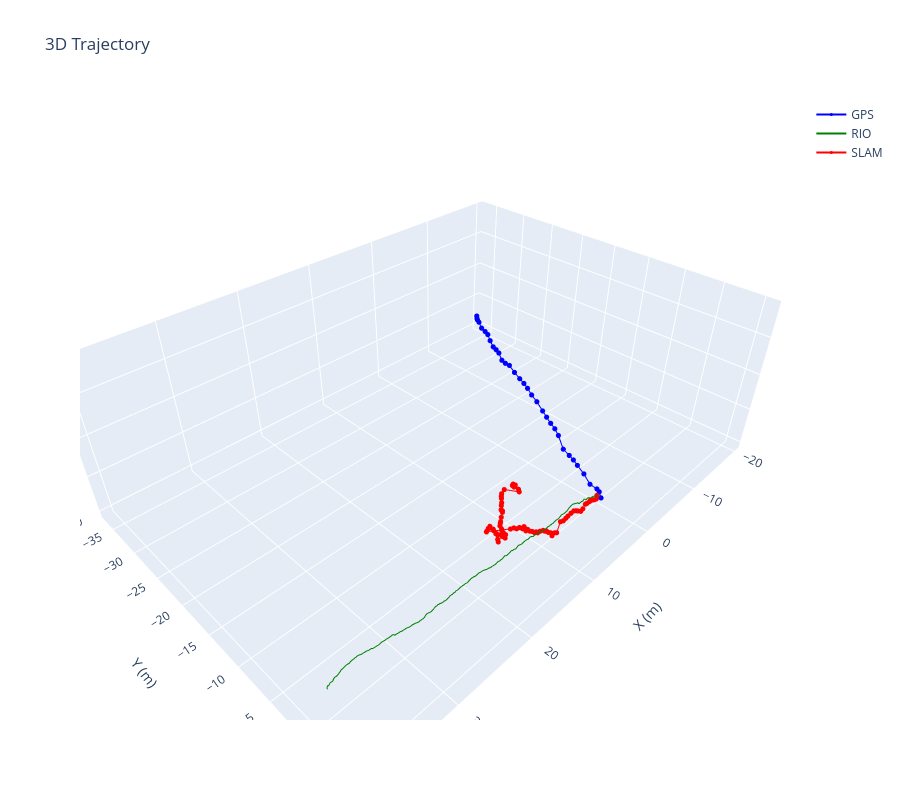

Write notebook code for a chart like this one.
### Markdown cell above
## 3. 3D Trajectory (Interactive)
Rotate this plot to clearly see Z-drift (sinking/floating maps).

### Code cell
fig = go.Figure()

if len(gps_enu) > 0:
    fig.add_trace(go.Scatter3d(x=gps_enu[:,0], y=gps_enu[:,1], z=gps_enu[:,2],
                               mode='lines+markers', name='GPS', marker=dict(size=3, color='blue'), line=dict(color='blue')))
if len(rio_pos) > 0:
    fig.add_trace(go.Scatter3d(x=rio_pos[:,0], y=rio_pos[:,1], z=rio_pos[:,2],
                               mode='lines', name='RIO', line=dict(color='green')))
if len(slam_pos) > 0:
    fig.add_trace(go.Scatter3d(x=slam_pos[:,0], y=slam_pos[:,1], z=slam_pos[:,2],
                               mode='lines+markers', name='SLAM', marker=dict(size=3, color='red'), line=dict(color='red')))

fig.update_layout(title="3D Trajectory", scene=dict(
                    xaxis_title='X (m)', yaxis_title='Y (m)', zaxis_title='Z (m)',
                    aspectmode='data'), height=800)
fig.show()
